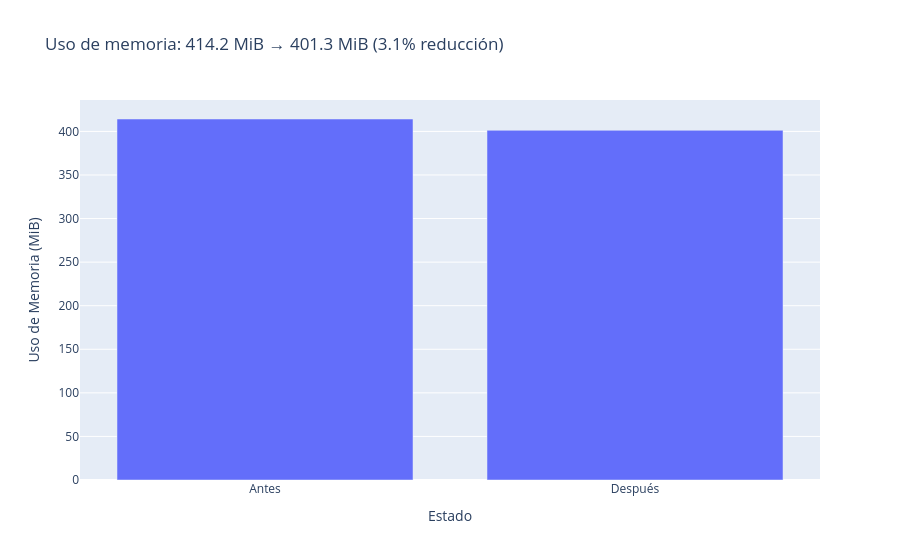

The code cell stored with this chart in its notebook:
### Markdown cell above
**TO-DO [0.3 Puntos]:**
- [ ] Ejecutar `load_all_serial` sobre todos los batches y explorar el DataFrame resultante (`.dtypes`, `.memory_usage(deep=True)`).
- [ ] Aplicar las siguientes conversiones a un nuevo DataFrame (copia del originalmente cargado `df_opt`):
  - `float64` → `float32`: columnas de audio features (`danceability`, `energy`, `loudness`, `speechiness`, `acousticness`, `instrumentalness`, `liveness`, `valence`, `tempo`, `avg_artist_popularity`).
  - `int64` → `int16`: columnas `key`, `mode`.
  - `int64` → `int32`: columnas `year`, `popularity`, `duration_ms`, `total_artist_followers`.
- [ ] Comparar el uso de memoria antes y después con un gráfico de barras usando Plotly (código dado).

### Code cell
# Escribe aquí tu código
df = load_all_serial(DATA_DIR)

# Exploración inicial
print("Shape del DataFrame:", df.shape)
print("\nTipos de datos originales:")
display(df.dtypes)

print("\nUso de memoria por columna antes de optimizar:")
display(df.memory_usage(deep=True).sort_values(ascending=False) / 1024**2)

df_opt = df.copy()  # .astype(...)
# Columnas a convertir
float_cols = [
    "danceability",
    "energy",
    "loudness",
    "speechiness",
    "acousticness",
    "instrumentalness",
    "liveness",
    "valence",
    "tempo",
    "avg_artist_popularity",
]

int16_cols = [
    "key",
    "mode",
]

int32_cols = [
    "year",
    "popularity",
    "duration_ms",
    "total_artist_followers",
]

# Conversión de tipos
df_opt[float_cols] = df_opt[float_cols].astype("float32")
df_opt[int16_cols] = df_opt[int16_cols].astype("int16")
df_opt[int32_cols] = df_opt[int32_cols].astype("int32")

# Comparación de memoria
mem_before = df.memory_usage(deep=True).sum() / 1024**2
mem_after = df_opt.memory_usage(deep=True).sum() / 1024**2
mem_reduction_mib = mem_before - mem_after
mem_reduction_pct = (1 - mem_after / mem_before) * 100

print(f"Memoria antes: {mem_before:.2f} MiB")
print(f"Memoria después: {mem_after:.2f} MiB")
print(f"Reducción: {mem_reduction_mib:.2f} MiB")
print(f"Reducción porcentual: {mem_reduction_pct:.2f}%")

print("\nTipos de datos después de optimizar:")
display(df_opt.dtypes)
# Compara el uso de memoria antes y después con un gráfico de barras
mem_before = df.memory_usage(deep=True).sum() / 1024**2
mem_after = df_opt.memory_usage(deep=True).sum() / 1024**2

px.bar(
    x=["Antes", "Después"],
    y=[mem_before, mem_after],
    labels={"x": "Estado", "y": "Uso de Memoria (MiB)"},
    title=f"Uso de memoria: {mem_before:.1f} MiB → {mem_after:.1f} MiB ({(1 - mem_after / mem_before) * 100:.1f}% reducción)",
).show()

### Figure 1 — Plotly figure (JSON) as saved in the notebook; plotly's stock layout.template omitted (floating-point values rounded to 4 significant figures)
{"data": [{"hovertemplate": "Estado=%{x}<br>Uso de Memoria (MiB)=%{y}<extra></extra>", "legendgroup": "", "marker": {"color": "#636efa", "pattern": {"shape": ""}}, "name": "", "orientation": "v", "showlegend": false, "textposition": "auto", "type": "bar", "x": ["Antes", "Después"], "xaxis": "x", "y": [414.2, 401.3], "yaxis": "y"}], "layout": {"barmode": "relative", "legend": {"tracegroupgap": 0}, "title": {"text": "Uso de memoria: 414.2 MiB → 401.3 MiB (3.1% reducción)"}, "xaxis": {"anchor": "y", "domain": [0, 1], "title": {"text": "Estado"}}, "yaxis": {"anchor": "x", "domain": [0, 1], "title": {"text": "Uso de Memoria (MiB)"}}}}
